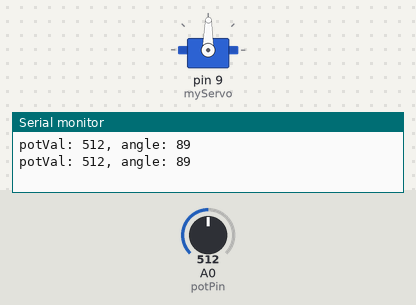
A sketch run on a simulated Arduino Uno, built with avr-gcc and run on an emulated ATmega328P. Parts: servo, the last lines printed to the serial monitor. The inputs (shaded band) are chosen by the test bench; at power-on: A0 (potPin) = 512.

Above: at 10.8 s.
10.9 s: A0 (potPin) set to 716
At 21.2 s:
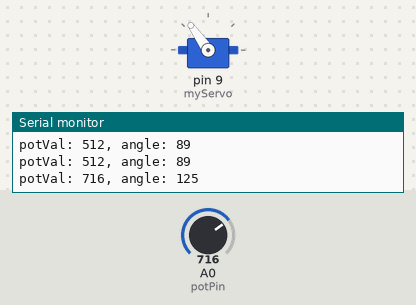
21.5 s: A0 (potPin) set to 900
At 31.2 s:
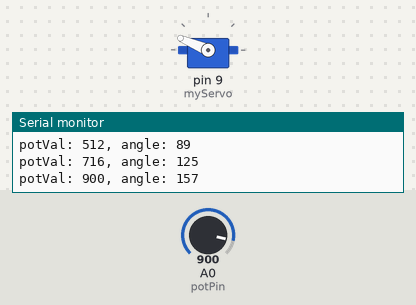
31.5 s: A0 (potPin) set to 1023
At 41.2 s:
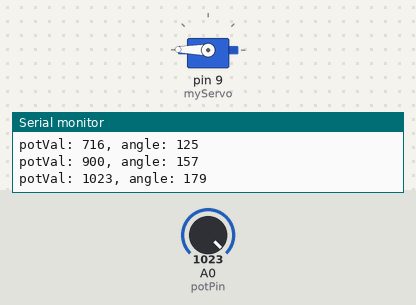
41.5 s: A0 (potPin) set to 306
At 51.2 s:
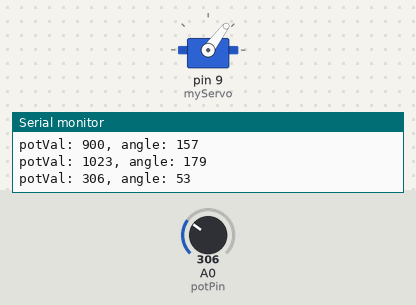
51.5 s: A0 (potPin) set to 122
At 61.2 s:
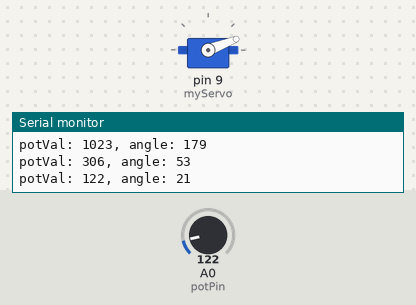
61.5 s: A0 (potPin) set to 511
At 71.4 s:
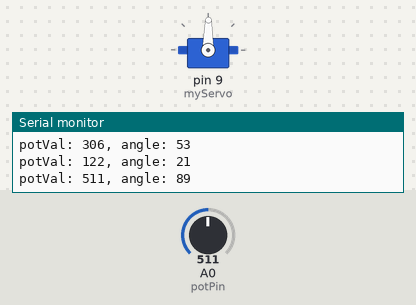
Timing chart, 0 to 72.5 s (numbered marks = the images above; inputs shaded):
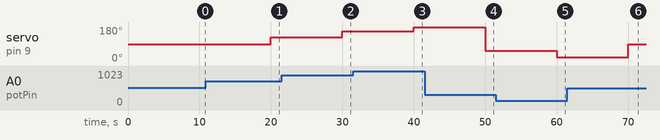

Measured:
- after the input at 10.9 s, servo on pin 9 (myServo): 89° → 125° after 9.1 s
- after the input at 21.5 s, servo on pin 9 (myServo): 125° → 157° after 8.5 s
- after the input at 31.5 s, servo on pin 9 (myServo): 157° → 179° after 8.5 s
- after the input at 41.5 s, servo on pin 9 (myServo): 179° → 53° after 8.5 s
- after the input at 51.5 s, servo on pin 9 (myServo): 53° → 21° after 8.5 s
- after the input at 61.5 s, servo on pin 9 (myServo): 21° → 89° after 8.5 s

The sketch:

Mood_cue.ino
```cpp
// import servi library
#include <Servo.h>

Servo myServo;

int const potPin = A0;
int potVal;
int angle;

// prigram setup
void setup() {

  // attach the servo on PWM pin 9
  myServo.attach(9);

  // open up a serial connection
  Serial.begin(9600);

}

// program loop
void loop() {

 potVal = analogRead(potPin);
 Serial.print("potVal: ");
 Serial.print(potVal);

 angle = map(potVal, 0, 1023, 0, 179);
 Serial.print(", angle: ");
 Serial.println(angle);

 myServo.write(angle);
 delay(10000);

}
```
